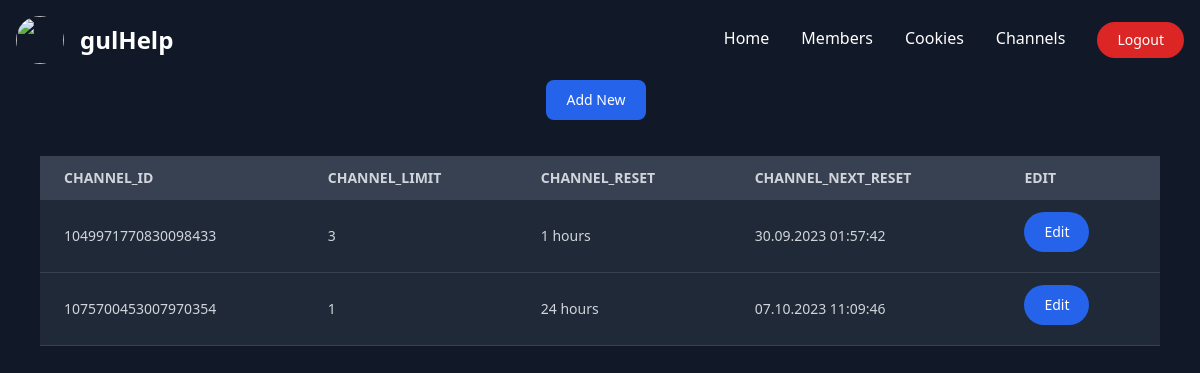
Page /channels/ (signed in) on the earlier database version.
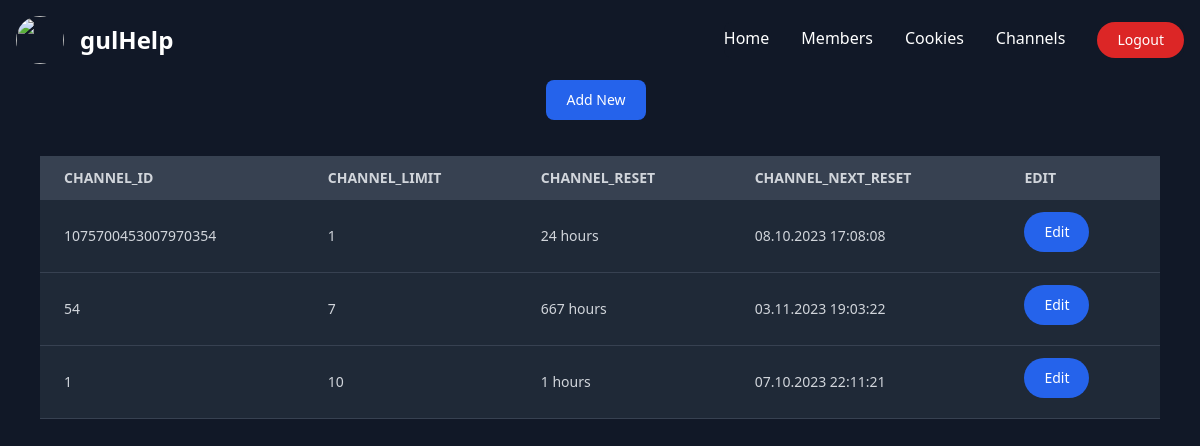
Same page on the later database version.
### dashboard/models.py (models this page shows)
class Channel(models.Model):
    channel_id = models.IntegerField(unique=True)
    channel_limit = models.IntegerField()
    channel_reset = models.IntegerField()
    channel_next_reset = models.CharField(max_length=255)

### dashboard/views.py (the view)
# urls.py: path("channels/", login_required(views.channels), name="channels"),
def channels(request):
    context = {
        'channels' : Channel.objects.all()
    }
    return render(request, "channels.html", context)

### dashboard/templates/channels.html (shortened to what this page needs)
{% extends "master.html" %} {% block content %}
<div class="justify-center flex">
    <button
        id="channel-add-btn"
        type="button"
        class="text-white focus:ring-4 font-medium rounded-lg text-sm px-5 py-2.5 mr-2 mb-2 bg-blue-600 hover:bg-blue-700 focus:outline-none focus:ring-blue-800"
    >
        Add New
    </button>
</div>
<div id="main-channels-table" class="relative overflow-x-auto px-10 py-7">
    <table class="w-full text-sm text-left text-gray-500">
        <thead class="text-md text-gray-300 uppercase bg-gray-700">
            <tr>
                <th scope="col" class="px-6 py-3">channel_id</th>
                <th scope="col" class="px-6 py-3">channel_limit</th>
                <th scope="col" class="px-6 py-3">channel_reset</th>
                <th scope="col" class="px-6 py-3">channel_next_reset</th>
                <th scope="col" class="px-6 py-3">edit</th>
            </tr>
        </thead>
        <tbody id="main-tbody">
            {% for channel in channels %}
            <tr
                id="channel-{{ channel.pk}}"
                class="border-b bg-gray-800 border-gray-700 hover:bg-gray-600 text-gray-300"
            >
                <td class="px-6 py-4">{{ channel.channel_id }}</td>
                <td class="px-6 py-4">{{ channel.channel_limit }}</td>
                <td class="px-6 py-4">{{ channel.channel_reset }} hours</td>
                <td class="px-6 py-4">{{ channel.channel_next_reset }}</td>
                <td scope="col" class="px-6 py-3">
                    <button
                        data-ch-pk="{{ channel.pk }}"
                        data-ch-id="{{ channel.channel_id }}"
                        data-ch-limit="{{ channel.channel_limit }}"
                        data-ch-reset="{{ channel.channel_reset }}"
                        data-ch-next-reset="{{ channel.channel_next_reset }}"
                        type="button"
                        class="edit-btn text-white focus:outline-none focus:ring-4 font-medium rounded-full text-sm px-5 py-2.5 text-center mr-2 mb-2 bg-blue-600 hover:bg-blue-700 focus:ring-blue-800"
                    >
                        Edit
                    </button>
                </td>
            </tr>
            {% endfor %}
        </tbody>
    </table>
</div>
{% endblock %}

Differences in the rows shown:
removed Channel: channel_id "1049971770830098433", channel_limit "3", channel_reset "1", channel_next_reset "30.09.2023 01:57:42"
changed Channel (number 1 of 3 on the later page): channel_next_reset "07.10.2023 11:09:46" → "08.10.2023 17:08:08"
added Channel: channel_id "54", channel_limit "7", channel_reset "667", channel_next_reset "03.11.2023 19:03:22"
added Channel: channel_id "1", channel_limit "10", channel_reset "1", channel_next_reset "07.10.2023 22:11:21"
